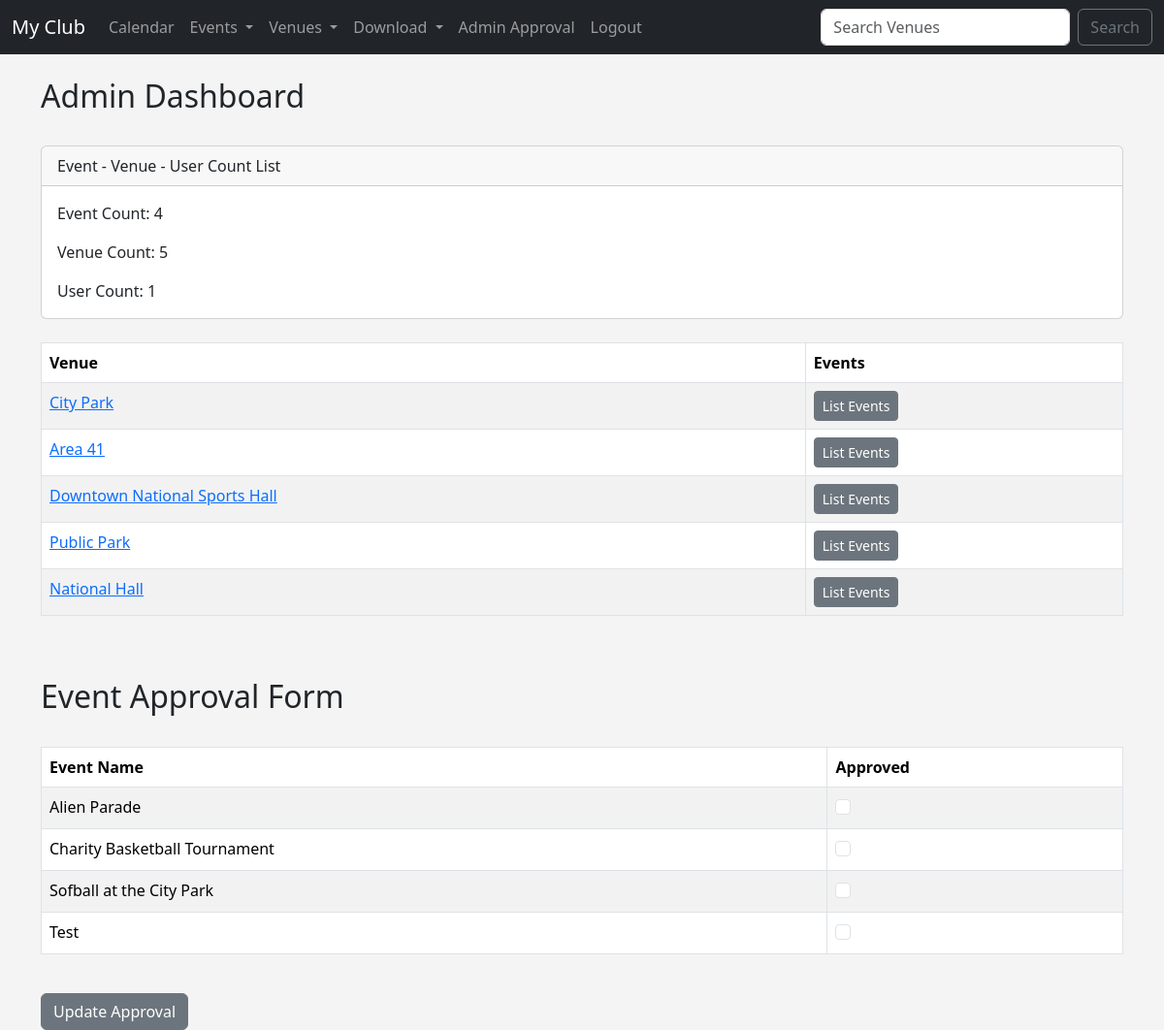
Page /admin_approval (signed in) on the earlier database version.
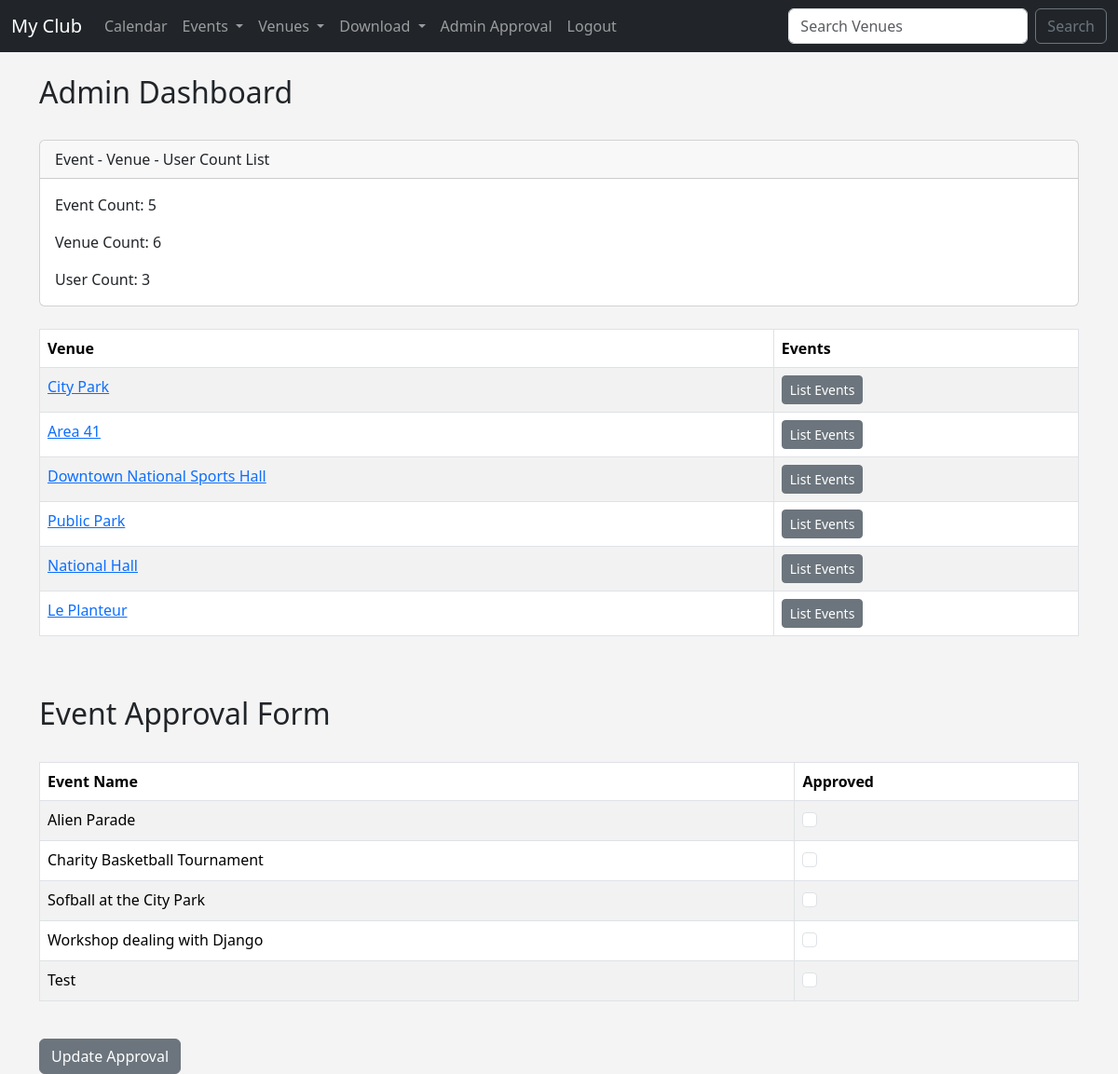
Same page on the later database version.
### events/models.py (models this page shows, shortened)
class Venue(models.Model):
	name = models.CharField('Venue Name', max_length = 120)
	address = models.CharField(max_length = 300)
	zip_code = models.CharField('Zip Code',max_length = 15)
	phone = models.CharField('Contact Phone',max_length = 15, blank = True)
	web = models.URLField('Website Address', blank = True)
	email_address = models.EmailField('Email Address', blank = True)
	owner = models.IntegerField("Venue Owner", blank = False, default = 1)
	venue_image = models.ImageField(null = True, blank = True, upload_to="images/")
	def __str__ (self):
		return self.name

class Event(models.Model):
	name = models.CharField('Event Name', max_length = 120)
	event_date = models.DateTimeField('Event Date')
	venue = models.ForeignKey(Venue, blank = True , null = True, on_delete = models.CASCADE)
	manager = models.ForeignKey(User, blank = True, null = True, on_delete = models.SET_NULL)
	description = models.TextField(blank = True)
	attendees = models.ManyToManyField(MyClubUser, blank = True)
	approved = models.BooleanField('Approved', default = False)
	def __str__(self):
		return self.name

### events/views.py (the view)
# urls.py: path('admin_approval', views.admin_approval, name = "admin_approval"),
def admin_approval(request):
	venue_list = Venue.objects.all()
	event_count = Event.objects.all().count()
	venue_count = Venue.objects.all().count()
	user_count = User.objects.all().count()
	event_list = Event.objects.all().order_by('-event_date')
	if request.user.is_superuser:
		if request.method == "POST":
			id_list = request.POST.getlist('boxes')
			event_list.update(approved = False)
			for x in id_list:
				Event.objects.filter(pk=int(x)).update(approved = True)
			messages.success(request,("Event list approval has been updated!"))
			return redirect('list-events')
		else:
			return render(request, 'events/admin_approval.html',
				{'event_list': event_list,
				'event_count': event_count,
				'venue_count': venue_count,
				'user_count': user_count,
				'venue_list': venue_list})
	else:
		messages.success(request,("You aren't authorized to access this page!"))
		return redirect('home')
	return render(request, 'events/admin_approval.html',
		{})

### events/templates/events/admin_approval.html (shortened to what this page needs)
{% extends 'events/base.html' %}
{% block content %}
	<h2>Admin Dashboard</h2>
	<br/>
	<form action="" method="POST">
		<div class="card">
			<div class="card-header">
				Event - Venue - User Count List
			</div>
			<div class="card-body">
				<p class="card-text">Event Count: {{ event_count}}</p>
				<p class="card-text">Venue Count: {{ venue_count}}</p>
				<p class="card-text">User Count: {{ user_count}}</p>
			</div>
		</div>
		<br/>
		<table class="table table-striped table-hover table-bordered">
			<thead>
				<tr>
					<th scope="col">Venue</th>
					<th scope="col">Events</th>
				</tr>
			</thead>
			<tbody>
				{% for venue in venue_list %}
					<tr>
						<td>
							<a href="{% url 'show-venue' venue.id %}">{{ venue }}</a>
						</td>
						<td>
							<a href="{% url 'venue-events' venue.id %}" class="btn btn-sm btn-secondary">List Events</a>
						</td>
					</tr>
				{% endfor %}
			</tbody>
		</table>
		<br/><br/>
		<h2>Event Approval Form</h2>
		<br/>
		<table class="table table-striped table-hover table-bordered">
			<thead>
				<tr>
					<th scope="col">Event Name</th>
					<th scope="col">Approved</th>
				</tr>
			</thead>
			<tbody>
				{% for event in event_list %}
					<tr>
						<td>{{ event }}</td>
						<td>
							{% if event.approved %}
								<div class="form-check">
									<input type="checkbox" class="form-check-input" checked="checked" value={{event.id}} name="boxes">
								</div>
							{% else %}
								<div class="form-check">
									<input type="checkbox" class="form-check-input" value={{event.id}} name="boxes">
								</div>
							{% endif %}
						</td>
					</tr>
				{% endfor %}
			</tbody>
		</table>
		<br/>
		<button class="btn btn-secondary" type="submit">Update Approval</button>
	</form>
{% endblock %}

Differences in the rows shown:
added Venue: name "Le Planteur"
added Event: name "Workshop dealing with Django"
Other differences:
{{ event_count }}: "4" → "5"
{{ venue_count }}: "5" → "6"
{{ user_count }}: "1" → "3"
